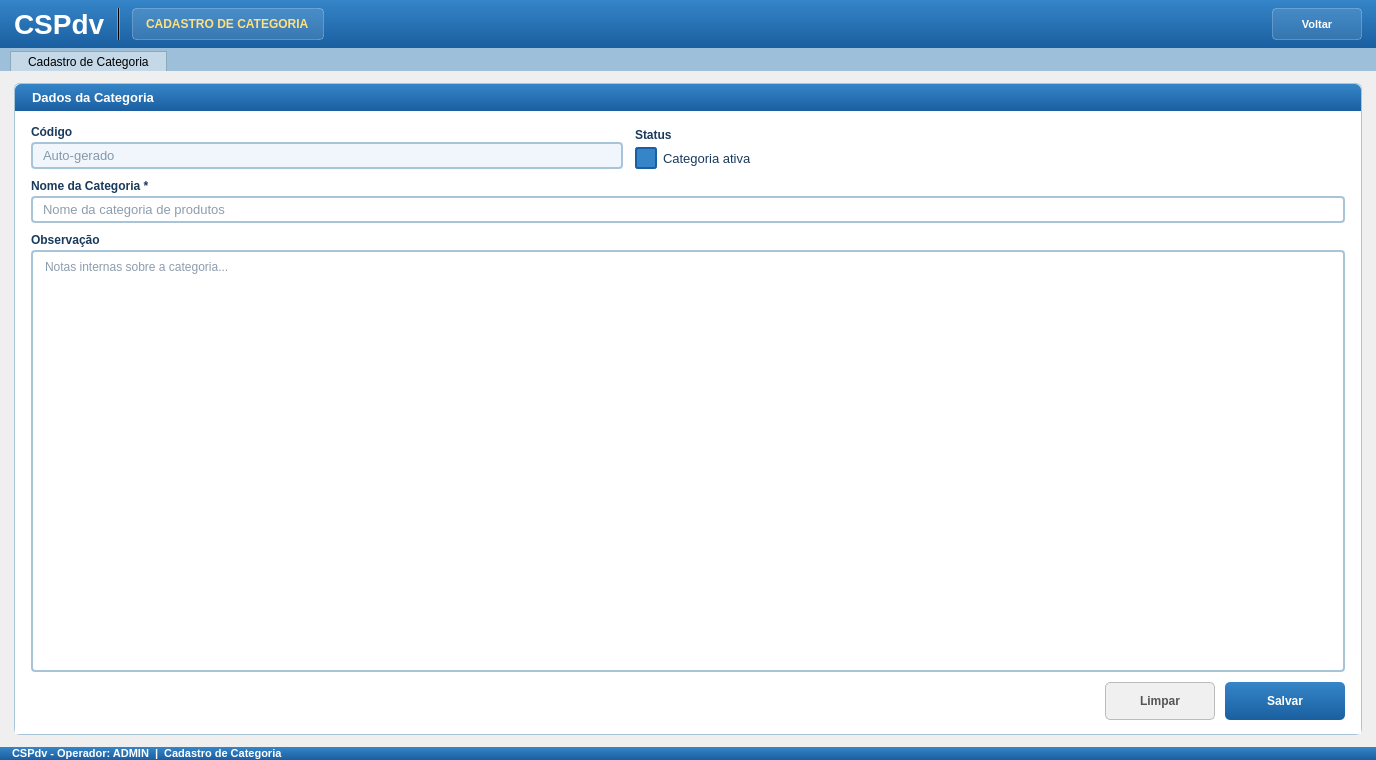
<?xml version="1.0" encoding="UTF-8"?>
<ui version="4.0">
 <class>CadastroCategoria</class>
 <widget class="QWidget" name="CadastroCategoria">
  <property name="geometry">
   <rect>
    <x>0</x>
    <y>0</y>
    <width>1376</width>
    <height>760</height>
   </rect>
  </property>
  <property name="windowTitle">
   <string>CSPdv - Cadastro de Categoria</string>
  </property>
  <property name="styleSheet">
   <string notr="true">QWidget { font-family: Arial; }</string>
  </property>
  <layout class="QVBoxLayout" name="mainVLayout">
   <property name="spacing">
    <number>0</number>
   </property>
   <property name="leftMargin">
    <number>0</number>
   </property>
   <property name="topMargin">
    <number>0</number>
   </property>
   <property name="rightMargin">
    <number>0</number>
   </property>
   <property name="bottomMargin">
    <number>0</number>
   </property>
   <item>
    <widget class="QFrame" name="frameHeader">
     <property name="styleSheet">
      <string notr="true">QFrame#frameHeader { background: qlineargradient(x1:0, y1:0, x2:0, y2:1, stop:0 #3585c8, stop:1 #1a5fa0); }</string>
     </property>
     <layout class="QHBoxLayout" name="headerHLayout">
      <property name="spacing">
       <number>12</number>
      </property>
      <property name="leftMargin">
       <number>14</number>
      </property>
      <property name="topMargin">
       <number>8</number>
      </property>
      <property name="rightMargin">
       <number>14</number>
      </property>
      <property name="bottomMargin">
       <number>8</number>
      </property>
      <item>
       <widget class="QLabel" name="lblLogo">
        <property name="styleSheet">
         <string notr="true">color: white; font-size: 28px; font-weight: bold;</string>
        </property>
        <property name="text">
         <string>CSPdv</string>
        </property>
       </widget>
      </item>
      <item>
       <widget class="QFrame" name="frameSepHeader">
        <property name="styleSheet">
         <string notr="true">background-color: rgba(255,255,255,80);</string>
        </property>
        <property name="frameShape">
         <enum>QFrame::VLine</enum>
        </property>
       </widget>
      </item>
      <item>
       <widget class="QLabel" name="lblBadge">
        <property name="styleSheet">
         <string notr="true">QLabel { background-color: rgba(255,255,255,30); color: #ffe080; font-size: 12px; font-weight: bold; border: 1px solid rgba(255,255,255,60); border-radius: 4px; padding: 3px 10px; }</string>
        </property>
        <property name="text">
         <string>CADASTRO DE CATEGORIA</string>
        </property>
       </widget>
      </item>
      <item>
       <spacer name="headerSpacer">
        <property name="orientation">
         <enum>Qt::Horizontal</enum>
        </property>
        <property name="sizeHint" stdset="0">
         <size>
          <width>40</width>
          <height>10</height>
         </size>
        </property>
       </spacer>
      </item>
      <item>
       <widget class="QPushButton" name="btnVoltar">
        <property name="minimumSize">
         <size>
          <width>90</width>
          <height>32</height>
         </size>
        </property>
        <property name="styleSheet">
         <string notr="true">QPushButton { background-color: rgba(255,255,255,25); color: white; font-size: 11px; font-weight: bold; border: 1px solid rgba(255,255,255,60); border-radius: 4px; padding: 4px 12px; } QPushButton:hover { background-color: rgba(255,255,255,40); } QPushButton:pressed { background-color: rgba(255,255,255,15); }</string>
        </property>
        <property name="text">
         <string>Voltar</string>
        </property>
       </widget>
      </item>
     </layout>
    </widget>
   </item>
   <item>
    <widget class="QFrame" name="frameTabBar">
     <property name="styleSheet">
      <string notr="true">QFrame#frameTabBar { background-color: #9dbfda; }</string>
     </property>
     <layout class="QHBoxLayout" name="tabHLayout">
      <property name="leftMargin">
       <number>10</number>
      </property>
      <property name="topMargin">
       <number>3</number>
      </property>
      <property name="rightMargin">
       <number>0</number>
      </property>
      <property name="bottomMargin">
       <number>0</number>
      </property>
      <item>
       <widget class="QLabel" name="lblTabCadCategoria">
        <property name="styleSheet">
         <string notr="true">QLabel { background-color: #c4d8e8; border: 1px solid #8aaabb; border-bottom: none; padding: 1px 14px; font-size: 12px; }</string>
        </property>
        <property name="text">
         <string>Cadastro de Categoria</string>
        </property>
       </widget>
      </item>
      <item>
       <spacer name="tabSpacer">
        <property name="orientation">
         <enum>Qt::Horizontal</enum>
        </property>
        <property name="sizeHint" stdset="0">
         <size>
          <width>40</width>
          <height>20</height>
         </size>
        </property>
       </spacer>
      </item>
     </layout>
    </widget>
   </item>
   <item>
    <layout class="QHBoxLayout" name="conteudoHLayout">
     <property name="spacing">
      <number>12</number>
     </property>
     <property name="leftMargin">
      <number>14</number>
     </property>
     <property name="topMargin">
      <number>12</number>
     </property>
     <property name="rightMargin">
      <number>14</number>
     </property>
     <property name="bottomMargin">
      <number>12</number>
     </property>
     <item>
      <widget class="QFrame" name="frameFormulario">
       <property name="styleSheet">
        <string notr="true">QFrame#frameFormulario { background-color: #ffffff; border: 1px solid #a8c4d8; border-radius: 6px; }</string>
       </property>
       <layout class="QVBoxLayout" name="formularioVLayout">
        <property name="spacing">
         <number>0</number>
        </property>
        <property name="leftMargin">
         <number>0</number>
        </property>
        <property name="topMargin">
         <number>0</number>
        </property>
        <property name="rightMargin">
         <number>0</number>
        </property>
        <property name="bottomMargin">
         <number>0</number>
        </property>
        <item>
         <widget class="QLabel" name="lblFormTitle">
          <property name="styleSheet">
           <string notr="true">QLabel { background: qlineargradient(x1:0, y1:0, x2:0, y2:1, stop:0 #3585c8, stop:1 #1a5fa0); color: white; font-size: 13px; font-weight: bold; padding: 6px 14px; border-top-left-radius: 6px; border-top-right-radius: 6px; }</string>
          </property>
          <property name="text">
           <string>Dados da Categoria</string>
          </property>
         </widget>
        </item>
        <item>
         <widget class="QFrame" name="frameCampos">
          <property name="styleSheet">
           <string notr="true">QFrame#frameCampos { background-color: #ffffff; }</string>
          </property>
          <layout class="QVBoxLayout" name="camposVLayout">
           <property name="spacing">
            <number>10</number>
           </property>
           <property name="leftMargin">
            <number>16</number>
           </property>
           <property name="topMargin">
            <number>14</number>
           </property>
           <property name="rightMargin">
            <number>16</number>
           </property>
           <property name="bottomMargin">
            <number>14</number>
           </property>
           <item>
            <layout class="QHBoxLayout" name="row0HLayout">
             <property name="spacing">
              <number>12</number>
             </property>
             <item>
              <layout class="QVBoxLayout" name="colCodigoVLayout">
               <property name="spacing">
                <number>3</number>
               </property>
               <item>
                <widget class="QLabel" name="lblCodigo">
                 <property name="styleSheet">
                  <string notr="true">font-size:12px; font-weight:bold; color:#1a3a5c;</string>
                 </property>
                 <property name="text">
                  <string>Código</string>
                 </property>
                </widget>
               </item>
               <item>
                <widget class="QLineEdit" name="lineEditCodigo">
                 <property name="styleSheet">
                  <string notr="true">QLineEdit{background-color:#f0f6fc;border:2px solid #a8c4d8;border-radius:4px;font-size:13px;color:#1a3a5c;padding:3px 8px;}QLineEdit:focus{border-color:#3585c8;background-color:#ffffff;}</string>
                 </property>
                 <property name="readOnly">
                  <bool>true</bool>
                 </property>
                 <property name="placeholderText">
                  <string>Auto-gerado</string>
                 </property>
                </widget>
               </item>
              </layout>
             </item>
             <item>
              <layout class="QVBoxLayout" name="colStatusVLayout">
               <property name="spacing">
                <number>3</number>
               </property>
               <item>
                <widget class="QLabel" name="lblStatus">
                 <property name="styleSheet">
                  <string notr="true">font-size:12px; font-weight:bold; color:#1a3a5c;</string>
                 </property>
                 <property name="text">
                  <string>Status</string>
                 </property>
                </widget>
               </item>
               <item>
                <widget class="QCheckBox" name="checkBoxAtivo">
                 <property name="styleSheet">
                  <string notr="true">QCheckBox{font-size:13px;color:#1a3a5c;spacing:6px;}QCheckBox::indicator{width:18px;height:18px;border:2px solid #a8c4d8;border-radius:3px;background:#ffffff;}QCheckBox::indicator:checked{background-color:#3585c8;border-color:#1a5fa0;}</string>
                 </property>
                 <property name="text">
                  <string>Categoria ativa</string>
                 </property>
                 <property name="checked">
                  <bool>true</bool>
                 </property>
                </widget>
               </item>
              </layout>
             </item>
             <item>
              <spacer name="row0Spacer">
               <property name="orientation">
                <enum>Qt::Horizontal</enum>
               </property>
               <property name="sizeHint" stdset="0">
                <size>
                 <width>40</width>
                 <height>20</height>
                </size>
               </property>
              </spacer>
             </item>
            </layout>
           </item>
           <item>
            <layout class="QVBoxLayout" name="colNomeCategoriaVLayout">
             <property name="spacing">
              <number>3</number>
             </property>
             <item>
              <widget class="QLabel" name="lblNomeCategoria">
               <property name="styleSheet">
                <string notr="true">font-size:12px; font-weight:bold; color:#1a3a5c;</string>
               </property>
               <property name="text">
                <string>Nome da Categoria *</string>
               </property>
              </widget>
             </item>
             <item>
              <widget class="QLineEdit" name="lineEditNomeCategoria">
               <property name="styleSheet">
                <string notr="true">QLineEdit{background-color:#ffffff;border:2px solid #a8c4d8;border-radius:4px;font-size:13px;color:#1a3a5c;padding:3px 8px;}QLineEdit:focus{border-color:#3585c8;}</string>
               </property>
               <property name="placeholderText">
                <string>Nome da categoria de produtos</string>
               </property>
              </widget>
             </item>
            </layout>
           </item>
           <item>
            <layout class="QVBoxLayout" name="colObsVLayout">
             <property name="spacing">
              <number>3</number>
             </property>
             <item>
              <widget class="QLabel" name="lblObservacao">
               <property name="styleSheet">
                <string notr="true">font-size:12px; font-weight:bold; color:#1a3a5c;</string>
               </property>
               <property name="text">
                <string>Observação</string>
               </property>
              </widget>
             </item>
             <item>
              <widget class="QPlainTextEdit" name="plainTextObservacao">
               <property name="styleSheet">
                <string notr="true">QPlainTextEdit{background-color:#ffffff;border:2px solid #a8c4d8;border-radius:4px;font-size:12px;color:#1a3a5c;padding:4px 8px;}QPlainTextEdit:focus{border-color:#3585c8;}</string>
               </property>
               <property name="placeholderText">
                <string>Notas internas sobre a categoria...</string>
               </property>
              </widget>
             </item>
            </layout>
           </item>
           <item>
            <layout class="QHBoxLayout" name="botoesHLayout">
             <property name="spacing">
              <number>10</number>
             </property>
             <item>
              <spacer name="btnSpacer">
               <property name="orientation">
                <enum>Qt::Horizontal</enum>
               </property>
               <property name="sizeHint" stdset="0">
                <size>
                 <width>40</width>
                 <height>10</height>
                </size>
               </property>
              </spacer>
             </item>
             <item>
              <widget class="QPushButton" name="btnLimpar">
               <property name="minimumSize">
                <size>
                 <width>110</width>
                 <height>38</height>
                </size>
               </property>
               <property name="styleSheet">
                <string notr="true">QPushButton{background-color:#f0f0f0;color:#555555;font-size:12px;font-weight:bold;border:1px solid #bbbbbb;border-radius:5px;padding:5px 14px;}QPushButton:hover{background-color:#e0e0e0;}QPushButton:pressed{background-color:#cccccc;}</string>
               </property>
               <property name="text">
                <string>Limpar</string>
               </property>
              </widget>
             </item>
             <item>
              <widget class="QPushButton" name="btnSalvar">
               <property name="minimumSize">
                <size>
                 <width>120</width>
                 <height>38</height>
                </size>
               </property>
               <property name="styleSheet">
                <string notr="true">QPushButton{background:qlineargradient(x1:0,y1:0,x2:0,y2:1,stop:0 #3585c8,stop:1 #1a5fa0);color:white;font-size:12px;font-weight:bold;border:none;border-radius:5px;padding:5px 14px;}QPushButton:hover{background:#2a74b8;}QPushButton:pressed{background:#1a5fa0;}</string>
               </property>
               <property name="text">
                <string>Salvar</string>
               </property>
               <property name="shortcut">
                <string>Return</string>
               </property>
              </widget>
             </item>
            </layout>
           </item>
          </layout>
         </widget>
        </item>
       </layout>
      </widget>
     </item>
    </layout>
   </item>
   <item>
    <widget class="QFrame" name="frameStatusBar">
     <property name="styleSheet">
      <string notr="true">QFrame#frameStatusBar {background: qlineargradient(x1:0, y1:0, x2:0, y2:1, stop:0 #3585c8, stop:1 #1a5fa0);}</string>
     </property>
     <layout class="QHBoxLayout" name="statusHLayout">
      <property name="leftMargin">
       <number>12</number>
      </property>
      <property name="topMargin">
       <number>0</number>
      </property>
      <property name="rightMargin">
       <number>12</number>
      </property>
      <property name="bottomMargin">
       <number>0</number>
      </property>
      <item>
       <widget class="QLabel" name="lblStatusBar">
        <property name="styleSheet">
         <string notr="true">color: white; font-size: 11px; font-weight: bold;</string>
        </property>
        <property name="text">
         <string>CSPdv - Operador: ADMIN  |  Cadastro de Categoria</string>
        </property>
       </widget>
      </item>
      <item>
       <spacer name="statusSpacer">
        <property name="orientation">
         <enum>Qt::Horizontal</enum>
        </property>
        <property name="sizeHint" stdset="0">
         <size>
          <width>40</width>
          <height>10</height>
         </size>
        </property>
       </spacer>
      </item>
     </layout>
    </widget>
   </item>
  </layout>
 </widget>
 <resources/>
 <connections/>
</ui>
